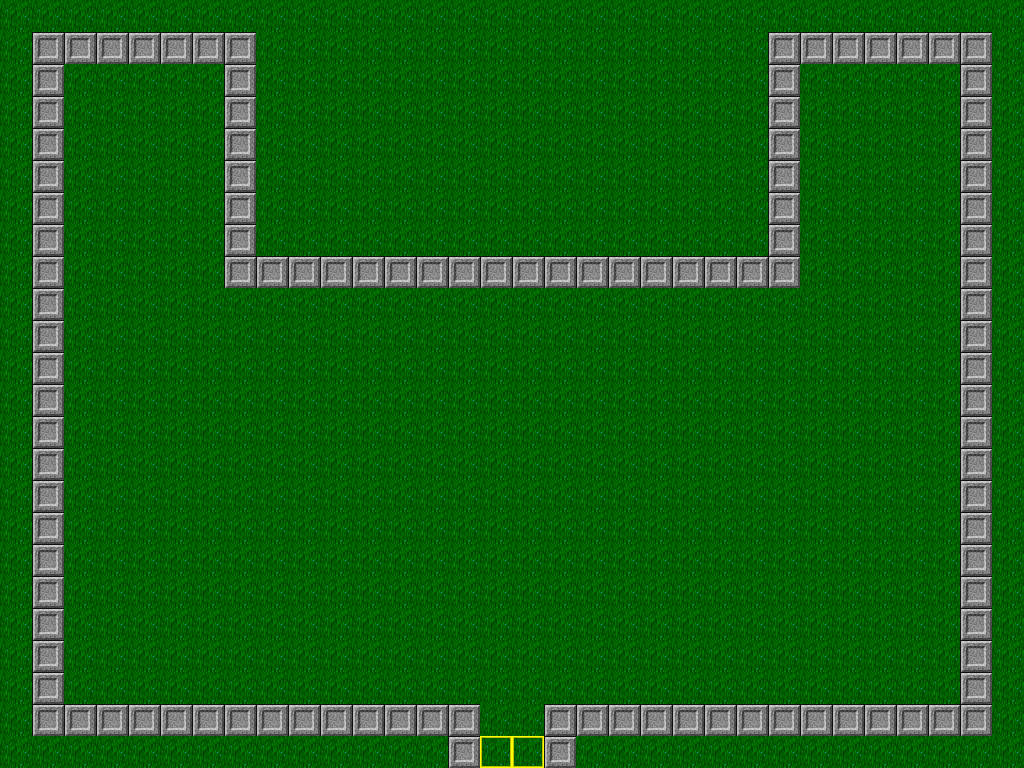

Tiled map render using the project's own tile images. Description and the whole map definition, tile-layer contents included, below:
An orthogonal 32x24 tile map with 32x32 px tiles, 3 tile layers (backgroundLayer, triggerLayer, blockedLayer).

<map version="1.0" orientation="orthogonal" renderorder="right-down" width="32" height="24" tilewidth="32" tileheight="32" nextobjectid="1">
 <tileset firstgid="1" name="tiled_assets" tilewidth="32" tileheight="32">
  <image source="../../../images/assets.png" width="2048" height="1536" />
  <tile id="67">
   <properties>
    <property name="changeRoom" value="south" />
   </properties>
  </tile>
 </tileset>
 <layer name="backgroundLayer" width="32" height="24">
  <data encoding="csv">
961,961,961,961,961,961,961,961,961,961,961,961,961,961,961,961,961,961,961,961,961,961,961,961,961,961,961,961,961,961,961,961,
961,961,961,961,961,961,961,961,961,961,961,961,961,961,961,961,961,961,961,961,961,961,961,961,961,961,961,961,961,961,961,961,
961,961,961,961,961,961,961,961,961,961,961,961,961,961,961,961,961,961,961,961,961,961,961,961,961,961,961,961,961,961,961,961,
961,961,961,961,961,961,961,961,961,961,961,961,961,961,961,961,961,961,961,961,961,961,961,961,961,961,961,961,961,961,961,961,
961,961,961,961,961,961,961,961,961,961,961,961,961,961,961,961,961,961,961,961,961,961,961,961,961,961,961,961,961,961,961,961,
961,961,961,961,961,961,961,961,961,961,961,961,961,961,961,961,961,961,961,961,961,961,961,961,961,961,961,961,961,961,961,961,
961,961,961,961,961,961,961,961,961,961,961,961,961,961,961,961,961,961,961,961,961,961,961,961,961,961,961,961,961,961,961,961,
961,961,961,961,961,961,961,961,961,961,961,961,961,961,961,961,961,961,961,961,961,961,961,961,961,961,961,961,961,961,961,961,
961,961,961,961,961,961,961,961,961,961,961,961,961,961,961,961,961,961,961,961,961,961,961,961,961,961,961,961,961,961,961,961,
961,961,961,961,961,961,961,961,961,961,961,961,961,961,961,961,961,961,961,961,961,961,961,961,961,961,961,961,961,961,961,961,
961,961,961,961,961,961,961,961,961,961,961,961,961,961,961,961,961,961,961,961,961,961,961,961,961,961,961,961,961,961,961,961,
961,961,961,961,961,961,961,961,961,961,961,961,961,961,961,961,961,961,961,961,961,961,961,961,961,961,961,961,961,961,961,961,
961,961,961,961,961,961,961,961,961,961,961,961,961,961,961,961,961,961,961,961,961,961,961,961,961,961,961,961,961,961,961,961,
961,961,961,961,961,961,961,961,961,961,961,961,961,961,961,961,961,961,961,961,961,961,961,961,961,961,961,961,961,961,961,961,
961,961,961,961,961,961,961,961,961,961,961,961,961,961,961,961,961,961,961,961,961,961,961,961,961,961,961,961,961,961,961,961,
961,961,961,961,961,961,961,961,961,961,961,961,961,961,961,961,961,961,961,961,961,961,961,961,961,961,961,961,961,961,961,961,
961,961,961,961,961,961,961,961,961,961,961,961,961,961,961,961,961,961,961,961,961,961,961,961,961,961,961,961,961,961,961,961,
961,961,961,961,961,961,961,961,961,961,961,961,961,961,961,961,961,961,961,961,961,961,961,961,961,961,961,961,961,961,961,961,
961,961,961,961,961,961,961,961,961,961,961,961,961,961,961,961,961,961,961,961,961,961,961,961,961,961,961,961,961,961,961,961,
961,961,961,961,961,961,961,961,961,961,961,961,961,961,961,961,961,961,961,961,961,961,961,961,961,961,961,961,961,961,961,961,
961,961,961,961,961,961,961,961,961,961,961,961,961,961,961,961,961,961,961,961,961,961,961,961,961,961,961,961,961,961,961,961,
961,961,961,961,961,961,961,961,961,961,961,961,961,961,961,961,961,961,961,961,961,961,961,961,961,961,961,961,961,961,961,961,
961,961,961,961,961,961,961,961,961,961,961,961,961,961,961,961,961,961,961,961,961,961,961,961,961,961,961,961,961,961,961,961,
961,961,961,961,961,961,961,961,961,961,961,961,961,961,961,961,961,961,961,961,961,961,961,961,961,961,961,961,961,961,961,961
</data>
 </layer>
 <layer name="triggerLayer" width="32" height="24">
  <data encoding="csv">
0,0,0,0,0,0,0,0,0,0,0,0,0,0,0,0,0,0,0,0,0,0,0,0,0,0,0,0,0,0,0,0,
0,0,0,0,0,0,0,0,0,0,0,0,0,0,0,0,0,0,0,0,0,0,0,0,0,0,0,0,0,0,0,0,
0,0,0,0,0,0,0,0,0,0,0,0,0,0,0,0,0,0,0,0,0,0,0,0,0,0,0,0,0,0,0,0,
0,0,0,0,0,0,0,0,0,0,0,0,0,0,0,0,0,0,0,0,0,0,0,0,0,0,0,0,0,0,0,0,
0,0,0,0,0,0,0,0,0,0,0,0,0,0,0,0,0,0,0,0,0,0,0,0,0,0,0,0,0,0,0,0,
0,0,0,0,0,0,0,0,0,0,0,0,0,0,0,0,0,0,0,0,0,0,0,0,0,0,0,0,0,0,0,0,
0,0,0,0,0,0,0,0,0,0,0,0,0,0,0,0,0,0,0,0,0,0,0,0,0,0,0,0,0,0,0,0,
0,0,0,0,0,0,0,0,0,0,0,0,0,0,0,0,0,0,0,0,0,0,0,0,0,0,0,0,0,0,0,0,
0,0,0,0,0,0,0,0,0,0,0,0,0,0,0,0,0,0,0,0,0,0,0,0,0,0,0,0,0,0,0,0,
0,0,0,0,0,0,0,0,0,0,0,0,0,0,0,0,0,0,0,0,0,0,0,0,0,0,0,0,0,0,0,0,
0,0,0,0,0,0,0,0,0,0,0,0,0,0,0,0,0,0,0,0,0,0,0,0,0,0,0,0,0,0,0,0,
0,0,0,0,0,0,0,0,0,0,0,0,0,0,0,0,0,0,0,0,0,0,0,0,0,0,0,0,0,0,0,0,
0,0,0,0,0,0,0,0,0,0,0,0,0,0,0,0,0,0,0,0,0,0,0,0,0,0,0,0,0,0,0,0,
0,0,0,0,0,0,0,0,0,0,0,0,0,0,0,0,0,0,0,0,0,0,0,0,0,0,0,0,0,0,0,0,
0,0,0,0,0,0,0,0,0,0,0,0,0,0,0,0,0,0,0,0,0,0,0,0,0,0,0,0,0,0,0,0,
0,0,0,0,0,0,0,0,0,0,0,0,0,0,0,0,0,0,0,0,0,0,0,0,0,0,0,0,0,0,0,0,
0,0,0,0,0,0,0,0,0,0,0,0,0,0,0,0,0,0,0,0,0,0,0,0,0,0,0,0,0,0,0,0,
0,0,0,0,0,0,0,0,0,0,0,0,0,0,0,0,0,0,0,0,0,0,0,0,0,0,0,0,0,0,0,0,
0,0,0,0,0,0,0,0,0,0,0,0,0,0,0,0,0,0,0,0,0,0,0,0,0,0,0,0,0,0,0,0,
0,0,0,0,0,0,0,0,0,0,0,0,0,0,0,0,0,0,0,0,0,0,0,0,0,0,0,0,0,0,0,0,
0,0,0,0,0,0,0,0,0,0,0,0,0,0,0,0,0,0,0,0,0,0,0,0,0,0,0,0,0,0,0,0,
0,0,0,0,0,0,0,0,0,0,0,0,0,0,0,0,0,0,0,0,0,0,0,0,0,0,0,0,0,0,0,0,
0,0,0,0,0,0,0,0,0,0,0,0,0,0,0,0,0,0,0,0,0,0,0,0,0,0,0,0,0,0,0,0,
0,0,0,0,0,0,0,0,0,0,0,0,0,0,0,68,68,0,0,0,0,0,0,0,0,0,0,0,0,0,0,0
</data>
 </layer>
 <layer name="blockedLayer" width="32" height="24">
  <data encoding="csv">
0,0,0,0,0,0,0,0,0,0,0,0,0,0,0,0,0,0,0,0,0,0,0,0,0,0,0,0,0,0,0,0,
0,1128,1128,1128,1128,1128,1128,1128,0,0,0,0,0,0,0,0,0,0,0,0,0,0,0,0,1128,1128,1128,1128,1128,1128,1128,0,
0,1128,0,0,0,0,0,1128,0,0,0,0,0,0,0,0,0,0,0,0,0,0,0,0,1128,0,0,0,0,0,1128,0,
0,1128,0,0,0,0,0,1128,0,0,0,0,0,0,0,0,0,0,0,0,0,0,0,0,1128,0,0,0,0,0,1128,0,
0,1128,0,0,0,0,0,1128,0,0,0,0,0,0,0,0,0,0,0,0,0,0,0,0,1128,0,0,0,0,0,1128,0,
0,1128,0,0,0,0,0,1128,0,0,0,0,0,0,0,0,0,0,0,0,0,0,0,0,1128,0,0,0,0,0,1128,0,
0,1128,0,0,0,0,0,1128,0,0,0,0,0,0,0,0,0,0,0,0,0,0,0,0,1128,0,0,0,0,0,1128,0,
0,1128,0,0,0,0,0,1128,0,0,0,0,0,0,0,0,0,0,0,0,0,0,0,0,1128,0,0,0,0,0,1128,0,
0,1128,0,0,0,0,0,1128,1128,1128,1128,1128,1128,1128,1128,1128,1128,1128,1128,1128,1128,1128,1128,1128,1128,0,0,0,0,0,1128,0,
0,1128,0,0,0,0,0,0,0,0,0,0,0,0,0,0,0,0,0,0,0,0,0,0,0,0,0,0,0,0,1128,0,
0,1128,0,0,0,0,0,0,0,0,0,0,0,0,0,0,0,0,0,0,0,0,0,0,0,0,0,0,0,0,1128,0,
0,1128,0,0,0,0,0,0,0,0,0,0,0,0,0,0,0,0,0,0,0,0,0,0,0,0,0,0,0,0,1128,0,
0,1128,0,0,0,0,0,0,0,0,0,0,0,0,0,0,0,0,0,0,0,0,0,0,0,0,0,0,0,0,1128,0,
0,1128,0,0,0,0,0,0,0,0,0,0,0,0,0,0,0,0,0,0,0,0,0,0,0,0,0,0,0,0,1128,0,
0,1128,0,0,0,0,0,0,0,0,0,0,0,0,0,0,0,0,0,0,0,0,0,0,0,0,0,0,0,0,1128,0,
0,1128,0,0,0,0,0,0,0,0,0,0,0,0,0,0,0,0,0,0,0,0,0,0,0,0,0,0,0,0,1128,0,
0,1128,0,0,0,0,0,0,0,0,0,0,0,0,0,0,0,0,0,0,0,0,0,0,0,0,0,0,0,0,1128,0,
0,1128,0,0,0,0,0,0,0,0,0,0,0,0,0,0,0,0,0,0,0,0,0,0,0,0,0,0,0,0,1128,0,
0,1128,0,0,0,0,0,0,0,0,0,0,0,0,0,0,0,0,0,0,0,0,0,0,0,0,0,0,0,0,1128,0,
0,1128,0,0,0,0,0,0,0,0,0,0,0,0,0,0,0,0,0,0,0,0,0,0,0,0,0,0,0,0,1128,0,
0,1128,0,0,0,0,0,0,0,0,0,0,0,0,0,0,0,0,0,0,0,0,0,0,0,0,0,0,0,0,1128,0,
0,1128,0,0,0,0,0,0,0,0,0,0,0,0,0,0,0,0,0,0,0,0,0,0,0,0,0,0,0,0,1128,0,
0,1128,1128,1128,1128,1128,1128,1128,1128,1128,1128,1128,1128,1128,1128,0,0,1128,1128,1128,1128,1128,1128,1128,1128,1128,1128,1128,1128,1128,1128,0,
0,0,0,0,0,0,0,0,0,0,0,0,0,0,1128,0,0,1128,0,0,0,0,0,0,0,0,0,0,0,0,0,0
</data>
 </layer>
</map>
